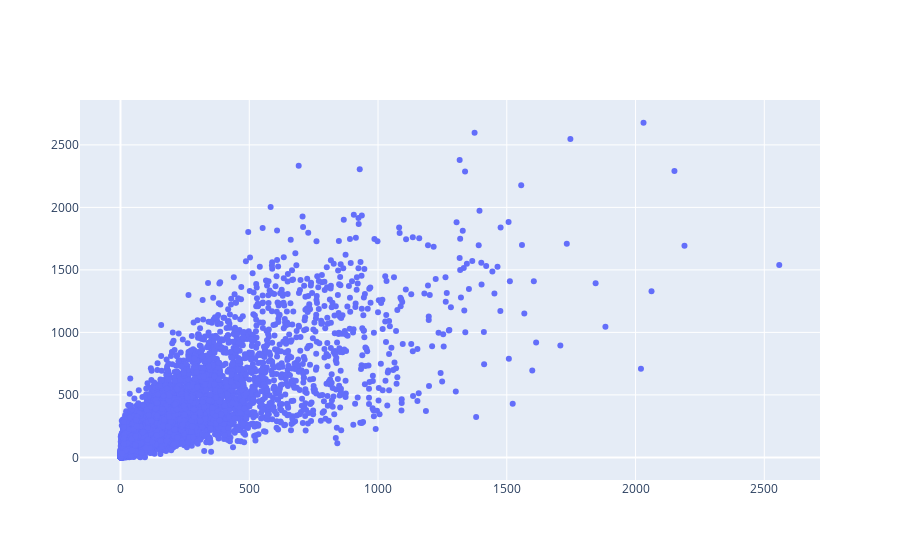

Here is the notebook cell this chart was saved with:
### Code cell
import plotly.graph_objects as go
fig = go.Figure(data = go.Scatter(
    x=PlateDisc['BB'],
    y=PlateDisc['SO'],
    mode = 'markers'
))

fig.show()

### Figure 1 — Plotly figure (JSON) as saved in the notebook; plotly's stock layout.template omitted (floating-point values rounded to 4 significant figures; data arrays with more than 128 entries replaced by an {"elided": "..."} marker saying what was removed)
{"data": [{"mode": "markers", "type": "scatter", "x": {"elided": "12399 int values"}, "y": {"elided": "12399 int values"}}], "layout": {}}
